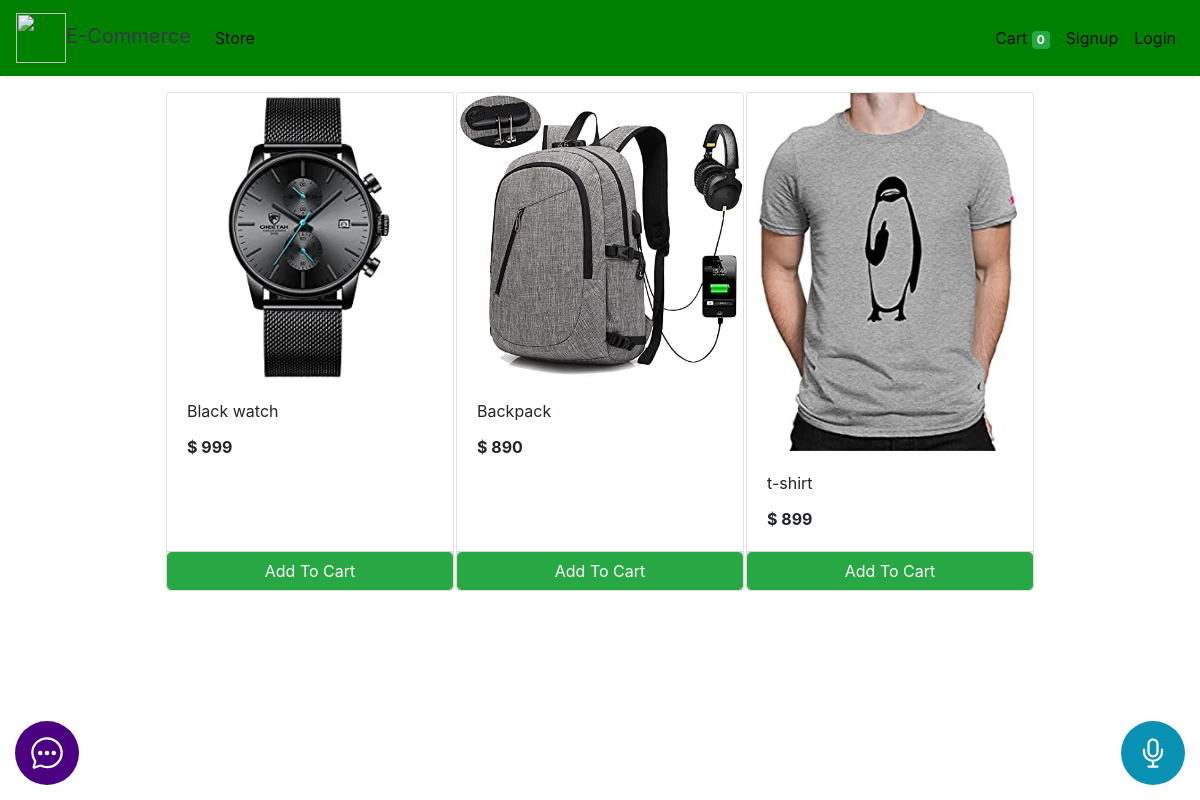
The app's page /store with its own data.
### store/models/product.py (models this page shows, shortened)
class Products(models.Model):
    name = models.CharField(max_length=60)
    price= models.IntegerField(default=0)
    in_stock = models.IntegerField(null=True, blank=True)
    color = models.ManyToManyField(Color, blank=True)
    class S(models.TextChoices):
        S = 'S', 'S'
        M = 'M', 'M'
        L = 'L', 'L'
        XL = 'XL', 'XL'
    size = models.CharField(max_length=2, choices=S.choices, default=S.S, null=True, blank=True)
    show_sizes = models.BooleanField(default=False)
    show_colors = models.BooleanField(default=False)
    category= models.ForeignKey(Category,on_delete=models.CASCADE,default=1 ) # type: ignore
    description= models.CharField(max_length=250, default='', blank=True, null= True)
    image= models.ImageField(upload_to='uploads/products/')
    @staticmethod
    def get_all_products():
        return Products.objects.all()

### store/views/home.py (the view)
# urls.py: path('' , include('store.urls'))
def store(request):
    cart = request.session.get('cart')
    if not cart:
        request.session['cart'] = {}
    products = None
    categories = Category.get_all_categories()
    if categoryID := request.GET.get('category'):
        products = Products.get_all_products_by_categoryid(categoryID)
    else:
        products = Products.get_all_products();
    data = {'products': products, 'categories': categories}
    print('you are : ', request.session.get('email'))
    return render(request, 'index.html', data)

### store/models/category.py (called while the page is built)
    @staticmethod
    def get_all_categories():
        return Category.objects.all()

### store/templatetags/cart.py (called while the page is built)
@register.filter (name='is_in_cart')
def is_in_cart(product, cart):
    keys = cart.keys ()
    for id in keys:
        if int (id) == product.id:
            return True
    return False;

### store/templatetags/custom_filter.py (called while the page is built)
@register.filter(name='currency')
def currency(number):
    return f"$ {str(number)}"

### store/templatetags/replace.py (called while the page is built)
@register.filter
def replace(value):
    return str(value.replace('-', ' ')).lower()

### store/templates/index.html (shortened to what this page needs)
{% extends 'base.html' %}
{% block content %}
{% load cart replace %}
{% load custom_filter %}
<div class="container-fluid mt-3">
	<div class="row">
		<div id='products' class="col-lg-9 mx-auto">
			<div class="row mx-auto">
				{% for product in products %}
				<div class="card mx-auto mb-3" id={{product.id}} style="width: 18rem;">
					<img class="card-img-top" src="{{product.image.url}}" alt="Card image cap">
					<div class="card-body">
						<p class="card-title">{{product.name}}</p>
						<p class="card-text"><b>{{product.price|currency}}</b></p>
					</div>
					<div class="card-footer p-0 no-gutters">
						{% if product|is_in_cart:request.session.cart %}
						<div class="row no-gutters">
							<form action="/#{{product.id}}" class="col-2 " method="post">
								{% csrf_token %}
								<input hidden type="text" name='product' value='{{product.id}}'>
								<input hidden type="text" name='remove' value='True'>
								<input type="submit" value=" - " product_name="-{{product.name|replace}}" class="btn btn-block btn-success border-right">
							</form>
							<a role="button" product_name="{{product.name|replace}}" href="{% url 'product_page' product.id %}" class="text-center col btn btn-success"
								>{{product|cart_quantity:request.session.cart}} in Cart</a>
							<form action="/#{{product.id}}" class="col-2 " method="post">
								{% csrf_token %}
								<input hidden type="text" name='product' value='{{product.id}}'>
								<input type="submit" value=" + " product_name="+{{product.name|replace}}" class="btn btn-block btn-success border-left">
							</form>
						</div>
						{% else %}
							<a role="button" href="{% url 'product_page' product.id %}" product_name="+{{product.name|replace}}" class="float-right btn btn-success form-control"
								value="Add To Cart">Add To Cart</a>
						{% endif %}
					</div>
				</div>
				{% endfor %}
			</div>
		</div>
	</div>
</div>
{% endblock %}

### store/templates/base.html (shortened to what this page needs)
<!doctype html>
<html lang="en">
<head>
  <link rel="stylesheet" href="https://maxcdn.bootstrapcdn.com/bootstrap/4.0.0/css/bootstrap.min.css"
>
</head>
<body>
<nav class="one-edge-shadow
  navbar navbar-light
  sticky-top navbar
  navbar-expand-lg
  text-white">
    <a class="navbar-brand ms-3 text-dark " href="/">
    <link rel="stylesheet" href="https://use.fontawesome.com/releases/v5.7.0/css/all.css">
    <img src="https://www.freepnglogos.com/uploads/shopping-cart-png/shopping-cart-svg-png-icon-download-28.png" style="width:50px;height:50px; color:text-light;">E-Commerce</a>
    <div class="collapse navbar-collapse" id="navbarSupportedContent">
      <ul class="navbar-nav mr-auto">
        <li class="nav-item active">
          <a class="nav-link" href="/store">Store <span class="sr-only">(current)</span></a>
        </li>
          </ul>
      <ul class=" navbar-nav my-2 my-lg-0">
        <li class="nav-item active">
          <a class="nav-link" href="/cart">Cart
            <span class="badge badge-success">{{request.session.cart.keys|length}}</span>
            <span class="sr-only">(current)</span></a>
        </li>
        {% if request.session.customer %}
        <li class="nav-item active ">
          <a class="nav-link" href="/orders">Orders<span class="sr-only">(current)</span></a>
        </li>
        <li class="nav-item active ">
          <a class="nav-link" href="/logout">Logout<span class="sr-only">(current)</span></a>
        </li>
        {% else %}
        <li class="nav-item active">
          <a class="nav-link" href="/signup">Signup<span class="sr-only">(current)</span></a>
        </li>
        <li class="nav-item active">
          <a class="nav-link" href="/login">Login<span class="sr-only">(current)</span></a>
        </li>
        {% endif %}
      </ul>
    </div>
  </nav>
  <button type="button" class="bottom not-listen" id="stog">
    <ion-icon name="mic-outline"></ion-icon>
  </button>
  <button type="button" class="button-chat" id="button-chat">
    <ion-icon name="chatbubble-ellipses-outline"></ion-icon>
  </button>
  {% block content %}{% endblock %}
</body>
</html>

### store/templates/base.html (style rules this page uses)
nav { background-color: green; }
.one-edge-shadow { box-shadow: 0 8px 2px -5px rgb(246, 245, 245); }
#button-chat { position: fixed; bottom: 15px; left: 15px; background-color: red; cursor: pointer; color: white; Z-index: 999; width: 4rem; height: 4rem; font-size: 2.25rem; line-height: 2.5rem; text-align: center; justify-content: center; align-items: center; display: flex; border: 0; outline: 0; border-radius:100%; animation: bounce 1s infinite; }
#stog { position: fixed; bottom: 15px; right: 15px; cursor: pointer; color: white; Z-index: 999; width: 4rem; height: 4rem; font-size: 2.25rem; line-height: 2.5rem; text-align: center; justify-content: center; align-items: center; display: flex; border: 0; outline: 0; border-radius:100%; animation: bounce 1s infinite; }
.not-listen { background-color: rgb(8 145 178); }

### records on screen
Products: image (picture), name "Black watch", price "$ 999"
Products: image (picture), name "Backpack", price "$ 890"
Products: image (picture), name "t-shirt", price "$ 899"

### other values on screen
{{ request.session.cart.keys|length }} "0"
